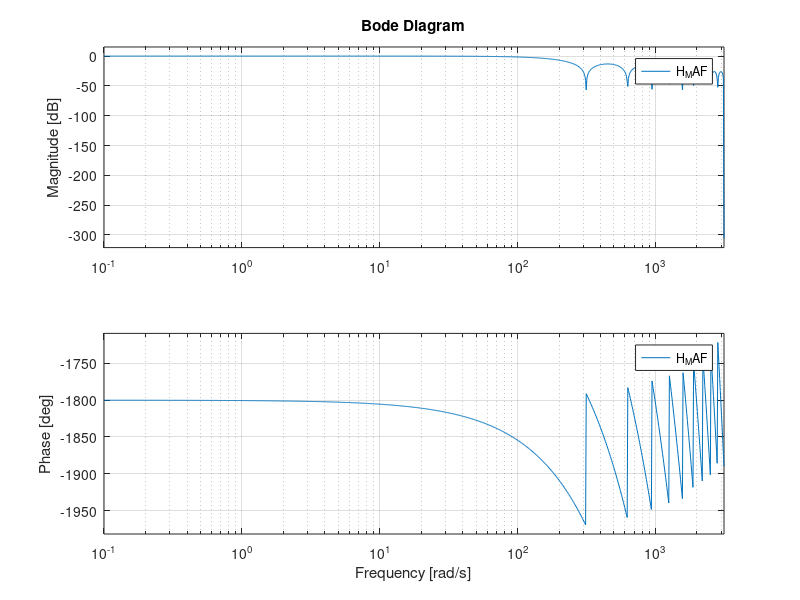
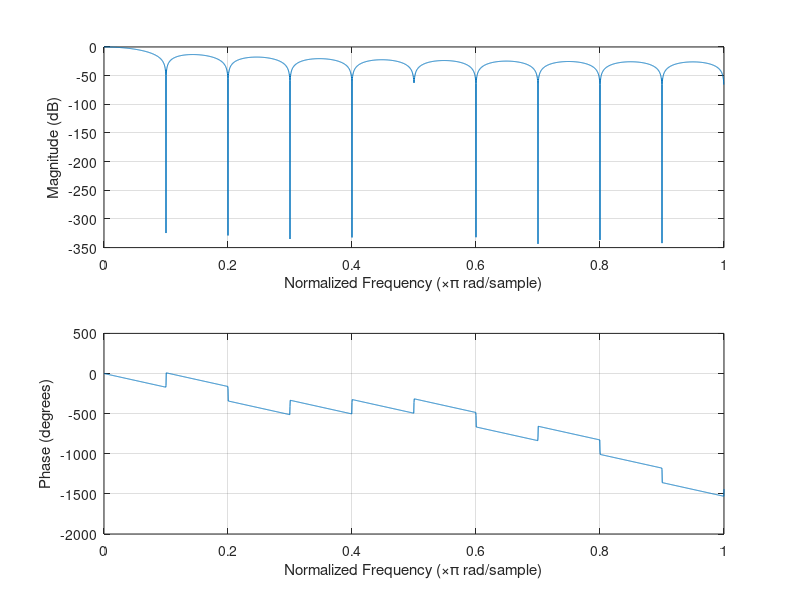

MATLAB code to generate these figures, in order:
clc; clear; close all;


fs = 1000;
Ts = 1/fs;
T_MAF = 0.02;
N = T_MAF/Ts;

% transfer function based on: short definition:
z = tf('z', Ts)
H_MAF = 1/N * (1-z^-N)/(1-z^-1)

figure
bode(H_MAF)

% transfer function based on: filter koefficients
a = 1;
b = 1/N*ones(N,1);
figure
freqz(b,a,3000)